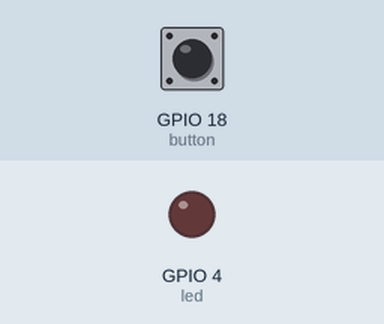
The program below on a simulated ESP32 board running MicroPython. Shown: output pins drawn as LEDs (lit = HIGH). Wiring (from the project's diagram.json): red LED on GPIO 4, green button on GPIO 18. The test bench sets the inputs (shaded band); at power-on: GPIO 18 (button) HIGH.

Above: at 1.2 s.
1.3 s: GPIO 18 (button) pulled LOW for 0.15 s
At 1.8 s:
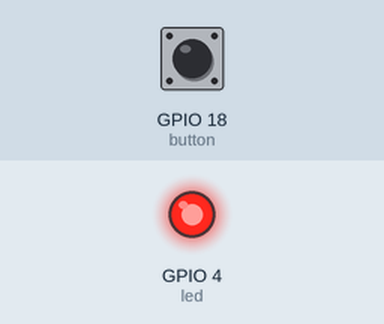
2.9 s: GPIO 18 (button) pulled LOW for 1 s
At 4.4 s:
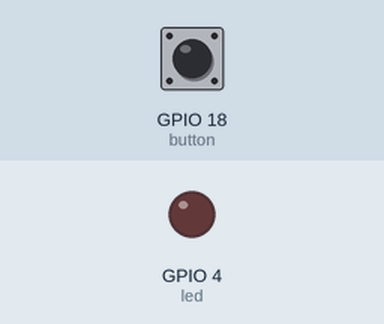
5.4 s: GPIO 18 (button) pulled LOW for 3.2 s
At 6.1 s:
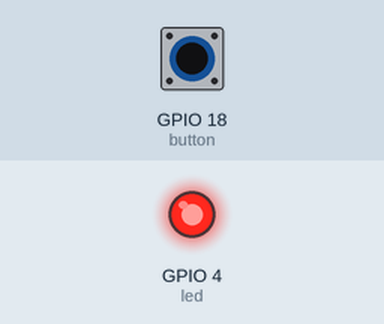
Timing chart, 0 to 8.4 s (numbered marks = the images above; inputs shaded):
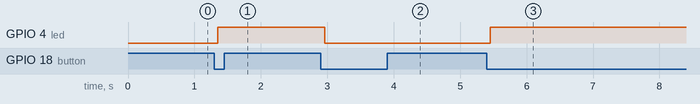

Measured:
- after the input at 1.3 s, GPIO 4 (led): LOW → HIGH after 0.05 s
- after the input at 2.9 s, GPIO 4 (led): HIGH → LOW after 0.06 s
- after the input at 5.4 s, GPIO 4 (led): LOW → HIGH after 0.05 s

The program:

main.py
```python
# ESP32 LED toggle using a pushbutton and internal pull-up resistor
from machine import Pin
import time

# GPIO definitions
LED_PIN = 4
BUTTON_PIN = 18

# Configure LED output pin
led = Pin(LED_PIN, Pin.OUT)
led.value(0)

# Configure button input pin
# Internal pull-up enabled:
# released = 1
# pressed = 0
button = Pin(BUTTON_PIN, Pin.IN, Pin.PULL_UP)

# Current LED state
led_state = False

while True:
    # Button pressed
    if button.value() == 0:

        # debounce delay
        time.sleep_ms(50)

        # verify button is still pressed
        if button.value() == 0:
            # Toggle LED state
            led_state = not led_state

            # Update LED output
            led.value(led_state)

            # Wait until button release
            # This prevents multiple toggles from a
            # single long press.
            while button.value() == 0:
                time.sleep_ms(10)

            # release debounce
            time.sleep_ms(50)

    # Reduce CPU usage
    time.sleep_ms(10)
```
